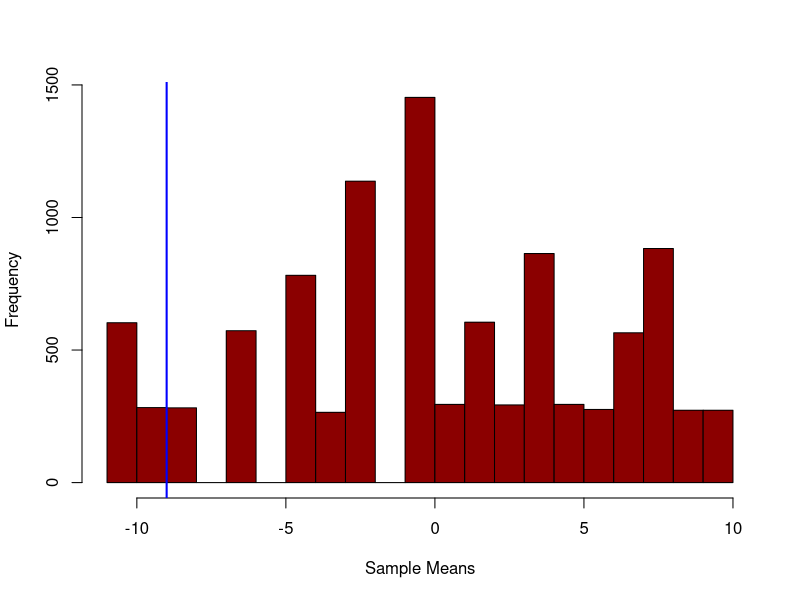

The R script that drew this image:
#Computation of a permutation test.The goal is to test whether the observed difference
#between the treatment and the control samples is really significative.
#See https://www.youtube.com/watch?v=GmvpsJHGCxQ for more details

observed.treatment.sample <- c(19,22,25,26) #the observed scores for the treatment group
observed.control.sample <- c(23,33,40) #the observed scores for the control group

observed.mean.difference <- mean(observed.treatment.sample) - mean(observed.control.sample)
observed.mean.difference #the mean difference between the two observed groups

#Is this difference significative or due to chance?

whole.sample <- c(observed.treatment.sample,observed.control.sample) #put together the two samples

random.mean.differences <- vector() #this vector will be containing the mean differences of each loop iteration


for (i in 1:10000) { #compute 10000 times random differences in the whole sample
  
  random.sample <- sample(whole.sample) #randomized the whole sample
  random.treatment.sample <- random.sample[1:4] #selected new random treatment sample
  random.control.sample <- random.sample[5:7] #selected new random control sample
  random.mean.differences <- c(random.mean.differences, 
                               mean(random.treatment.sample)-
                                 mean(random.control.sample)) #for each iteration of the loop, the new mean difference is added to the vector
  
}

#histogram
hist(random.mean.differences, main = "", xlab = "Sample Means", prob = F, col = "darkred")
abline(v = observed.mean.difference, col = "blue", lwd = 2)

#Compute how many times our observed difference is equal or greater than a random difference.
p.value.ot <- sum(random.mean.differences < observed.mean.difference) / length(random.mean.differences)
p.value.tt <- sum(abs(random.mean.differences) < abs(observed.mean.difference)) / length(random.mean.differences)

p.value.ot #one-tailed
p.value.tt #two-tailed

#In the sample studied, the chance of having the observed difference (9) or greater is below the thresold of 0.05.
#Threfore, we cannot conclude that the treatment have a significative effect on our treatment group.
